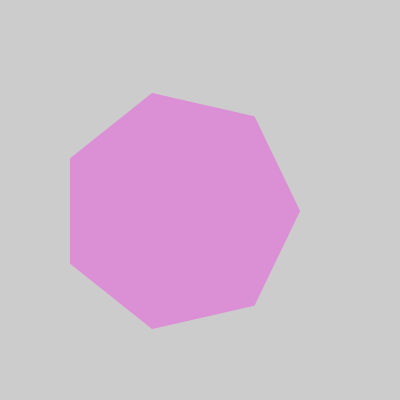
Frame 1 (no input)
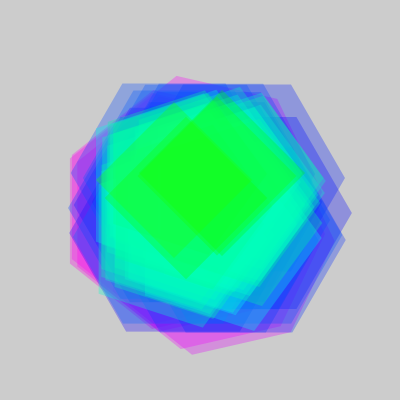
Frame 60 (the mouse pressed at the canvas centre just before this capture)
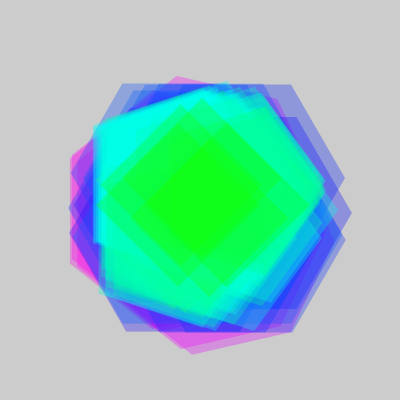
Frame 120 (the mouse held since frame 60 and released just before this capture)

The Processing sketch that drew these frames (run headless with seeded random() and noise(); from frame 60 on, the mouse is pressed at the canvas centre):

// Processing sketch: processing_93190
// ── processing_93190.pde

void setup ()                    //funkcja uruchamiana raz, inicjuje ustawienia do działania sketchu
{
  size(400,400);
}
//***************funkcja rysuj wielokat foremny o srodku w (x,y) promieniu r i zadanej ilosci wierzcholkow
void drawShape(float x, float y, float r, int numberOfVertices)
{
  pushMatrix();                  //zapamietaj obecne polozenie ukladu wspolrzednych
  translate(x,y);
  float angle = 2*PI/numberOfVertices;
  beginShape();                  //rozpocznij tworzenie ksztaltu
  for(int i = 0; i <= numberOfVertices; i++)
  {
    float vx = r * cos(angle * i);
    float vy = r * sin(angle * i);
    vertex(vx ,vy);              //dodaj wierzcholek do ksztaltu o wspolrzednej (x,y)
  }
  endShape();                    //zakończ tworzenie kształtu
   
  popMatrix();                   //przywroc zapamietane polozenie ukladu wspolrzednych
}


void draw () {
  int v = int(noise(frameCount * .01)*12);
  float p = noise(frameCount * .01)*200;
  colorMode(HSB, 100, 100, 100, 100);
  fill(v * (p/10), 100, 100, 30);
  noStroke();
    drawShape(0 + int(noise(random(1, 50) * .01)*400) , 0 + int(noise(random(1, 50) * .01)*400), p, v); //wykonaj funkcje
}


 
/*void draw()
{
  for (int i = 10; i <= 10 && i > 0; i--) {
  colorMode(HSB, 100, 100, 100);
  fill(i * 10, 100, 100);
  drawShape(width/2, height/2, 100 + 10*i, i); //wykonaj funkcje
  }
}*/
